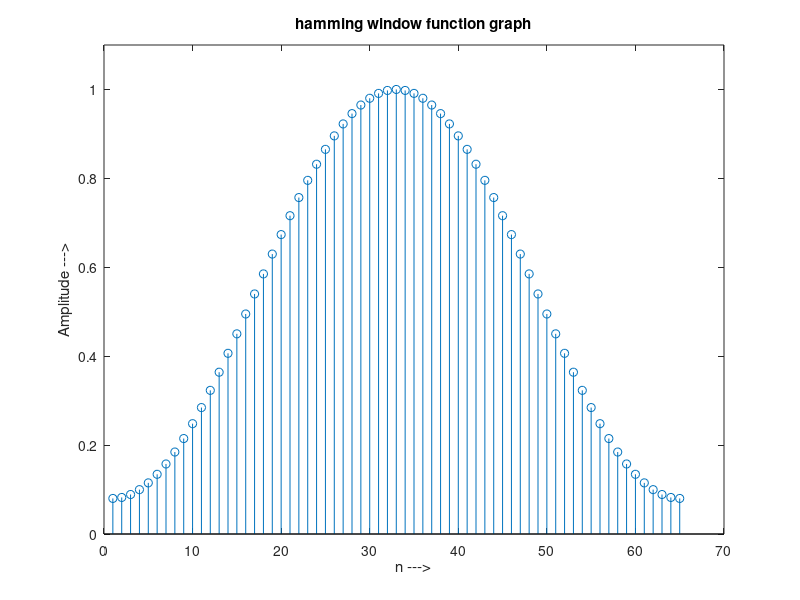

Reproduce this figure in MATLAB. (Note: this script raises an error after producing the figure.)
fmin = 1000;
fmax = 1500;
fs = 8000;
fi = linspace(-pi,pi,128);
f = linspace(0,pi/2,512);

Wmin = 2*pi*fmin/fs;
Wmax = 2*pi*fmax/fs;
Wcutoff = (Wmin+Wmax)/2;
N = ceil(8*pi/(Wmax-Wmin))+1;

n = 0:N-1;
hamming = 0.54 - 0.46*cos(2*pi*n/(N-1));
stem(hamming)
xlabel('n --->')
ylabel('Amplitude --->')
title('hamming window function graph')
ylim([0,1.1]);

ideal = sinc(n-(N-1)/2) - Wcutoff*sinc(Wcutoff*(n-(N-1)/2)/pi)/pi;
filter = ideal .* hamming;
filter_dft = myfreqz(filter);

db =20*log10(abs(filter_dft));

figure
plot(fi*fs/(2*pi),myfftshift(abs(myfft(ideal))))
xlabel('f --->')
ylabel('Amplitude --->')
title('ideal high pass filter')

figure
subplot(2,1,1)
plot(f*fs/(pi),(abs(filter_dft)))
xlabel('f --->')
ylabel('Amplitude --->')
title('Designed filter - magnitude plot')
ylim([0,1.2]);

subplot(2,1,2)
plot(f*fs/(pi),unwrap(calc_phase(filter_dft)))
xlabel('f --->')
ylabel('Phase --->')
title('Designed filter - phase plot')

figure
plot(f*fs/(pi),(db));
xlabel('f --->')
ylabel('Amplitude in dB --->')
title('designed filter frequency response in dB')